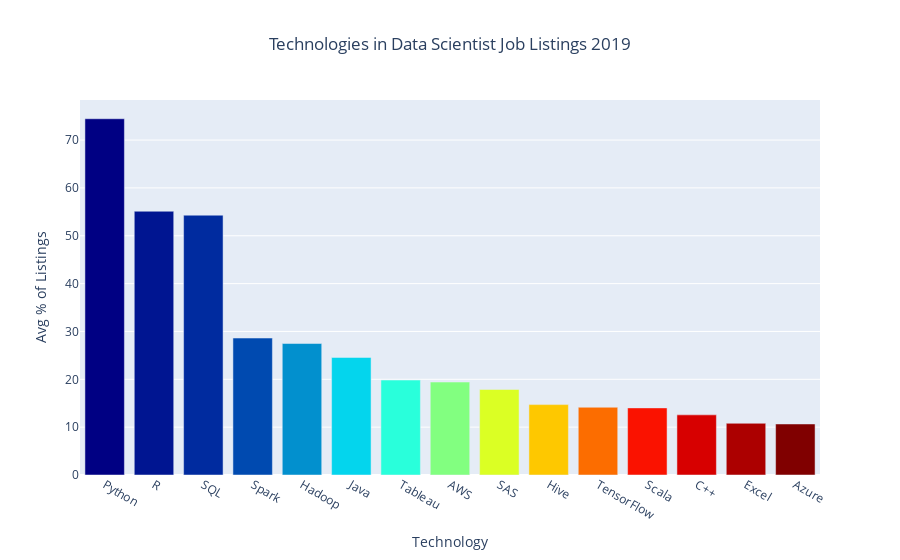

The cell this chart's notebook holds for it:
### Code cell
cmax=200
cmin=50
color_s = np.linspace(cmin, cmax, 15)

data = [
    go.Bar(
        x=df_15.index,          
        y=df_15['2019']*100,
        marker=dict(
            colorscale='Jet',
            color=color_s
        ),
    )
]

layout = {
     'title': 'Technologies in Data Scientist Job Listings 2019',
    'yaxis': {'title': 'Avg % of Listings', },
    'xaxis': {'title': "Technology", 'tickmode': 'linear'},
    'title_x':0.5,
    'height': 500
    
}

fig = go.Figure(data=data, layout=layout)
py.iplot(fig)

### Figure 1 — Plotly figure (JSON) as saved in the notebook; plotly's stock layout.template omitted (floating-point values rounded to 4 significant figures)
{"data": [{"marker": {"color": [50, 60.71, 71.43, 82.14, 92.86, 103.6, 114.3, 125, 135.7, 146.4, 157.1, 167.9, 178.6, 189.3, 200], "colorscale": [[0, "rgb(0,0,131)"], [0.2, "rgb(0,60,170)"], [0.4, "rgb(5,255,255)"], [0.6, "rgb(255,255,0)"], [0.8, "rgb(250,0,0)"], [1, "rgb(128,0,0)"]]}, "type": "bar", "x": ["Python", "R", "SQL", "Spark", "Hadoop", "Java", "Tableau", "AWS", "SAS", "Hive", "TensorFlow", "Scala", "C++", "Excel", "Azure"], "y": [74.45, 55.12, 54.3, 28.62, 27.48, 24.57, 19.84, 19.43, 17.87, 14.71, 14.16, 14.02, 12.57, 10.81, 10.67]}], "layout": {"autosize": true, "title": {"text": "Technologies in Data Scientist Job Listings 2019", "x": 0.5}, "xaxis": {"autorange": true, "range": [-0.5, 14.5], "tickmode": "linear", "title": {"text": "Technology"}, "type": "category"}, "yaxis": {"autorange": true, "range": [0, 78.37], "title": {"text": "Avg % of Listings"}, "type": "linear"}}}
